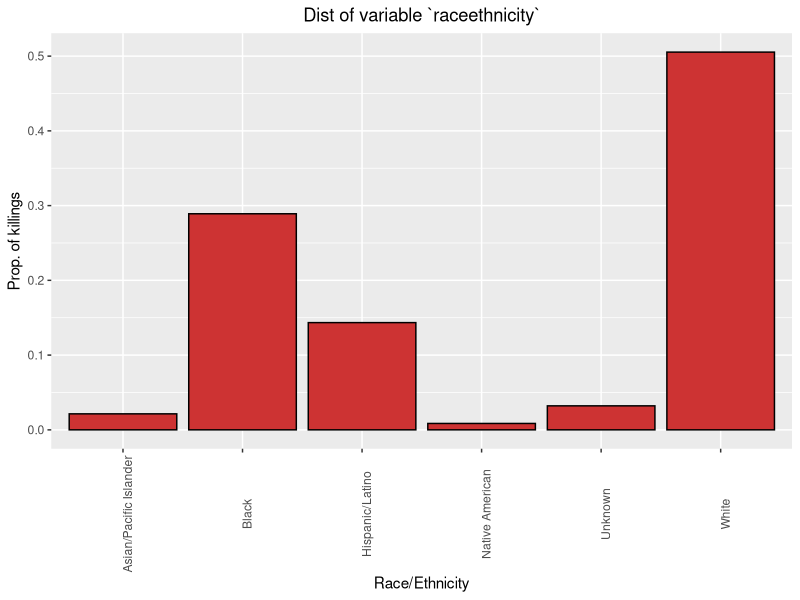
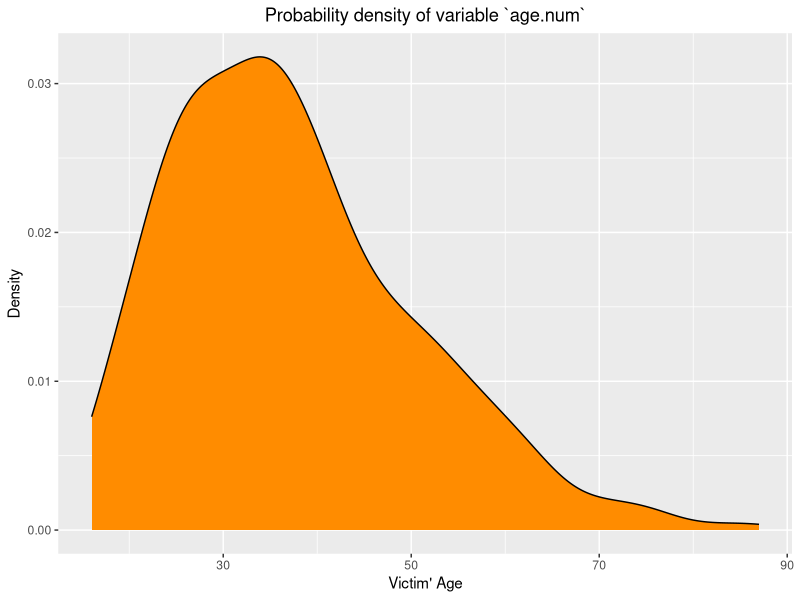
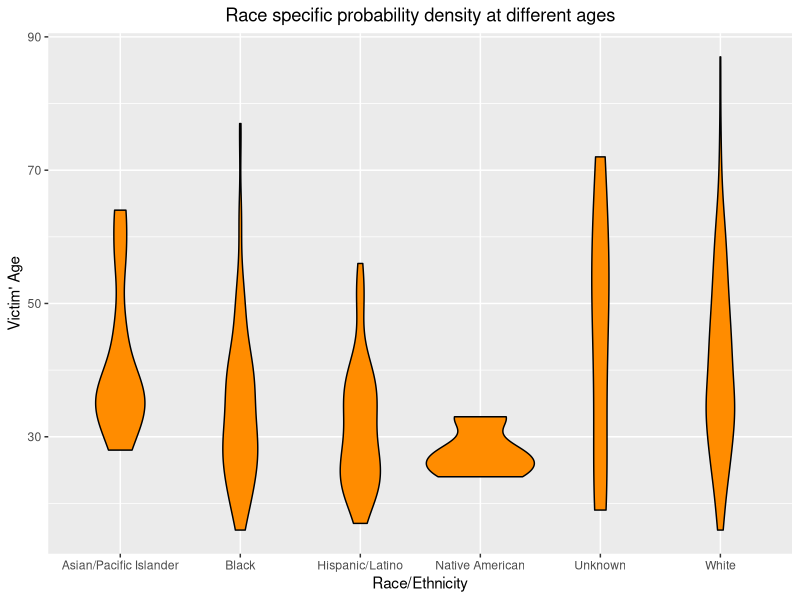
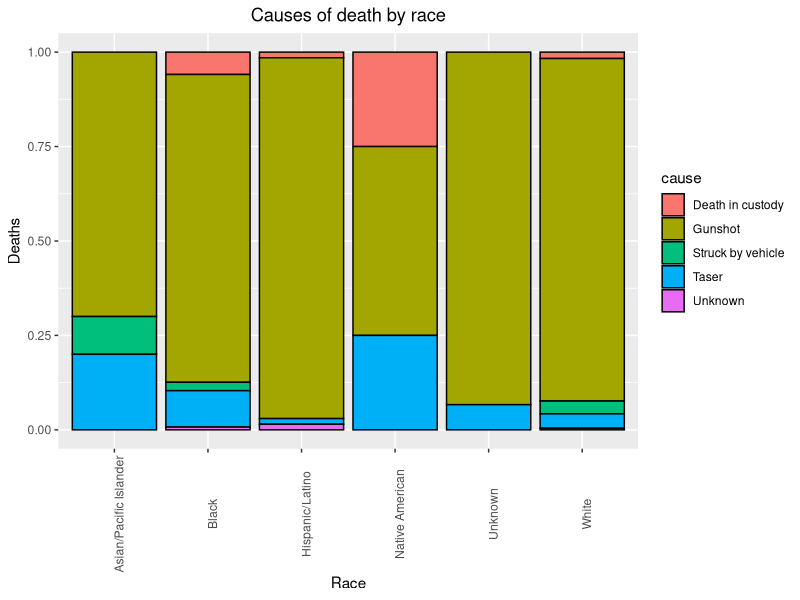
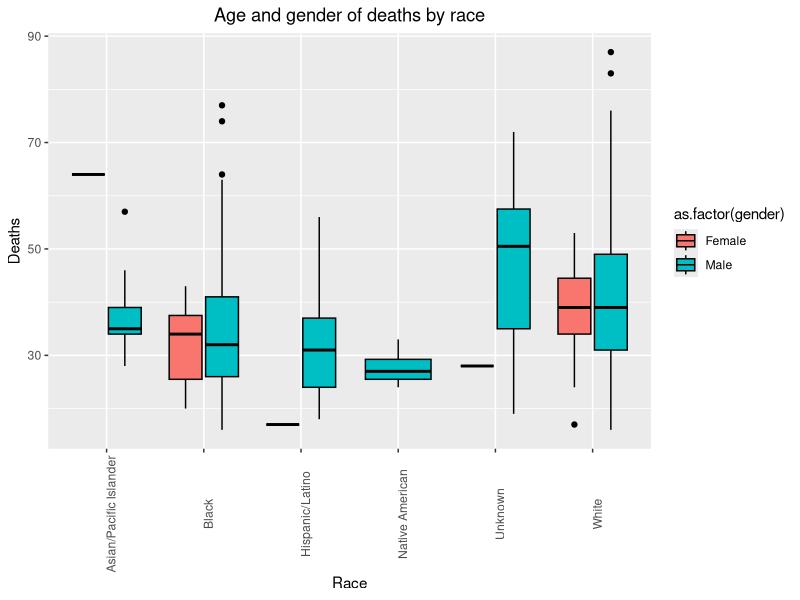
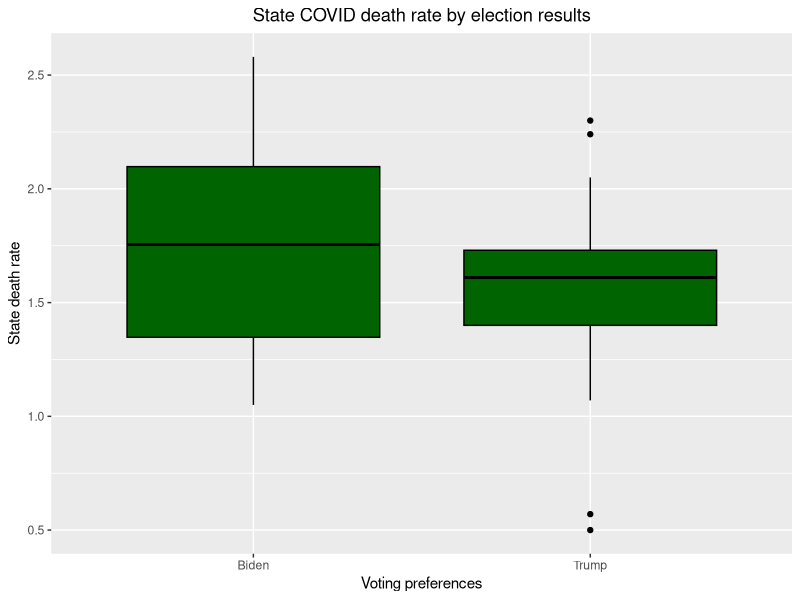

These charts were generated, in order, by the following R code:
# title: "Homework2"
# author: "Dima Mikhaylov"
# date: "9/11/2021"

# As per homework guidelines:
# 9. Please also upload your R script containing the code you used to answer any of the
# questions. This allows me to refer to your work and give credit if needed.

library(tidyverse)

# Part 1

PoliceKillings <- read.csv('PoliceKillings.csv', header=TRUE)

round(prop.table(table(PoliceKillings$raceethnicity), ) *100, 2)

raceethnicity_prop <- PoliceKillings %>%
  group_by(raceethnicity)%>%
  summarise(Counts=n())%>%
  mutate(Percent=Counts/nrow(PoliceKillings))

ggplot(raceethnicity_prop, aes(x=raceethnicity, y=Percent))+
  geom_bar(fill="brown3", color='black', stat="identity")+
  theme(axis.text.x=element_text(angle=90),
        plot.title=element_text(hjust=0.5))+
  labs(x="Race/Ethnicity", y="Prop. of killings", title="Dist of variable `raceethnicity`")

PoliceKillings$age.num <- as.numeric(PoliceKillings$age)
is.numeric(PoliceKillings$age.num)

ggplot(PoliceKillings, aes(x=age.num))+
  geom_density(fill="darkorange", color='black')+
  theme(plot.title=element_text(hjust=0.5))+
  labs(x="Victim' Age", y="Density", title="Probability density of variable `age.num`")

ggplot(PoliceKillings, aes(x=raceethnicity, y=age.num))+
  geom_violin(fill="darkorange", color='black')+
  theme(plot.title=element_text(hjust=0.5))+
  labs(x="Race/Ethnicity", y="Victim' Age", title="Race specific probability density at different ages")

round(prop.table(table(PoliceKillings$cause))*100, 2)

ggplot(PoliceKillings, aes(x=raceethnicity, fill=cause))+
  geom_bar(color='black', position="fill")+
  theme(axis.text.x=element_text(angle=90),
        plot.title=element_text(hjust=0.5))+
  labs(x="Race", y="Deaths", title="Causes of death by race")

round(prop.table(table(PoliceKillings$raceethnicity, PoliceKillings$gender), ) *100, 2)

ggplot(PoliceKillings, aes(x=raceethnicity, y=age.num, fill=as.factor(gender)))+
  geom_boxplot(color='black')+
  theme(axis.text.x=element_text(angle=90),
        plot.title=element_text(hjust=0.5))+
  labs(x="Race", y="Deaths", title="Age and gender of deaths by race")


# Part 2

Covid <- read.csv('stateCovid.csv', header=TRUE) #, row.names=1)

Election <- read.csv('State_pop_election.csv', header=TRUE)
Merged <- merge( Covid, Election, by.x="state", by.y = "State")
head(Merged)

ggplot(Merged[!is.na(Merged$Election),], aes(x=Election, y=state_rate))+
  geom_boxplot(fill="darkgreen", color='black')+
  theme(plot.title=element_text(hjust=0.5))+
  labs(x="Voting preferences", y="State death rate", title="State COVID death rate by election results")

